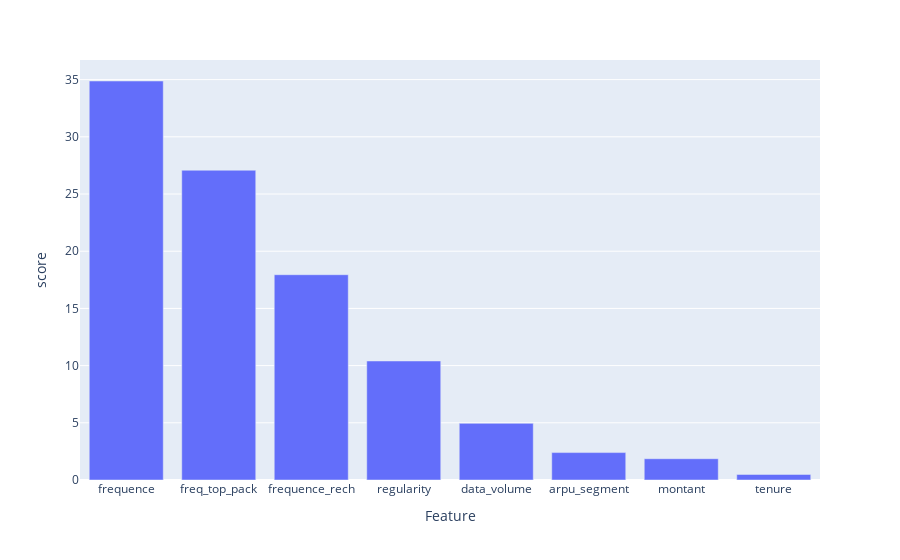
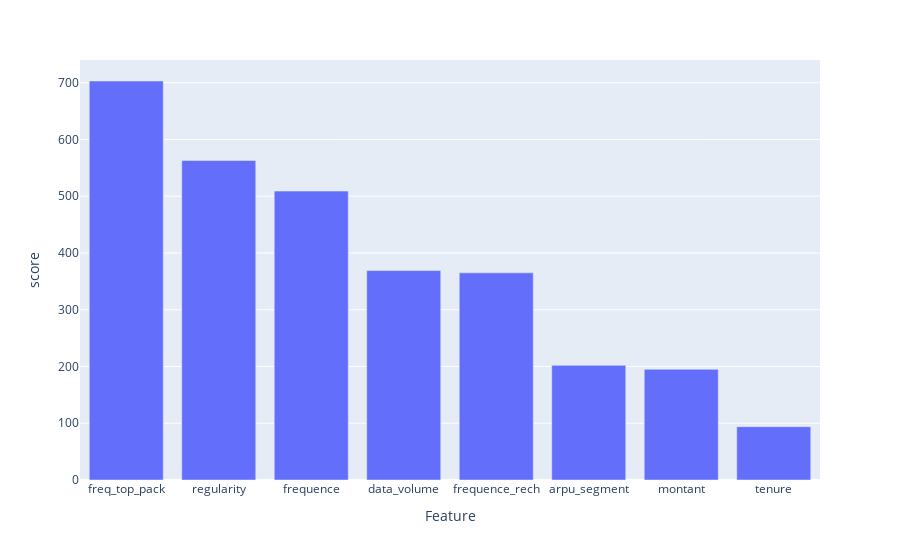
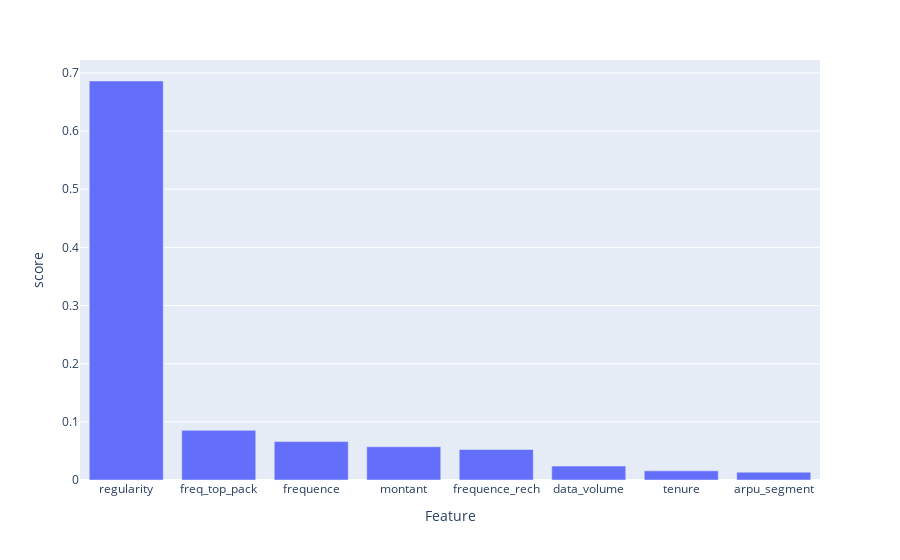

The cell these charts' notebook holds for them, in order:
### Code cell
# Evaluate the top models
final_model_eval = model_evaluation(fit_models = select_models, X_test = test_X, y_test = test_y)
final_model_eval

### Figure 1 — Plotly figure (JSON) as saved in the notebook; plotly's stock layout.template omitted (floating-point values rounded to 4 significant figures)
{"data": [{"alignmentgroup": "True", "hovertemplate": "Feature=%{x}<br>score=%{y}<extra></extra>", "legendgroup": "", "marker": {"color": "#636efa", "pattern": {"shape": ""}}, "name": "", "offsetgroup": "", "orientation": "v", "showlegend": false, "textposition": "auto", "type": "bar", "x": ["frequence", "freq_top_pack", "frequence_rech", "regularity", "data_volume", "arpu_segment", "montant", "tenure"], "xaxis": "x", "y": [34.88, 27.08, 17.95, 10.4, 4.95, 2.397, 1.859, 0.4852], "yaxis": "y"}], "layout": {"barmode": "relative", "legend": {"tracegroupgap": 0}, "margin": {"t": 60}, "xaxis": {"anchor": "y", "domain": [0, 1], "title": {"text": "Feature"}}, "yaxis": {"anchor": "x", "domain": [0, 1], "title": {"text": "score"}}}}

### Figure 2 — Plotly figure (JSON) as saved in the notebook; plotly's stock layout.template omitted (floating-point values rounded to 4 significant figures)
{"data": [{"alignmentgroup": "True", "hovertemplate": "Feature=%{x}<br>score=%{y}<extra></extra>", "legendgroup": "", "marker": {"color": "#636efa", "pattern": {"shape": ""}}, "name": "", "offsetgroup": "", "orientation": "v", "showlegend": false, "textposition": "auto", "type": "bar", "x": ["freq_top_pack", "regularity", "frequence", "data_volume", "frequence_rech", "arpu_segment", "montant", "tenure"], "xaxis": "x", "y": [703, 563, 509, 369, 365, 202, 195, 94], "yaxis": "y"}], "layout": {"barmode": "relative", "legend": {"tracegroupgap": 0}, "margin": {"t": 60}, "xaxis": {"anchor": "y", "domain": [0, 1], "title": {"text": "Feature"}}, "yaxis": {"anchor": "x", "domain": [0, 1], "title": {"text": "score"}}}}

### Figure 3 — Plotly figure (JSON) as saved in the notebook; plotly's stock layout.template omitted (floating-point values rounded to 4 significant figures)
{"data": [{"alignmentgroup": "True", "hovertemplate": "Feature=%{x}<br>score=%{y}<extra></extra>", "legendgroup": "", "marker": {"color": "#636efa", "pattern": {"shape": ""}}, "name": "", "offsetgroup": "", "orientation": "v", "showlegend": false, "textposition": "auto", "type": "bar", "x": ["regularity", "freq_top_pack", "frequence", "montant", "frequence_rech", "data_volume", "tenure", "arpu_segment"], "xaxis": "x", "y": [0.6861, 0.08534, 0.06607, 0.05708, 0.05237, 0.02394, 0.01569, 0.01342], "yaxis": "y"}], "layout": {"barmode": "relative", "legend": {"tracegroupgap": 0}, "margin": {"t": 60}, "xaxis": {"anchor": "y", "domain": [0, 1], "title": {"text": "Feature"}}, "yaxis": {"anchor": "x", "domain": [0, 1], "title": {"text": "score"}}}}
